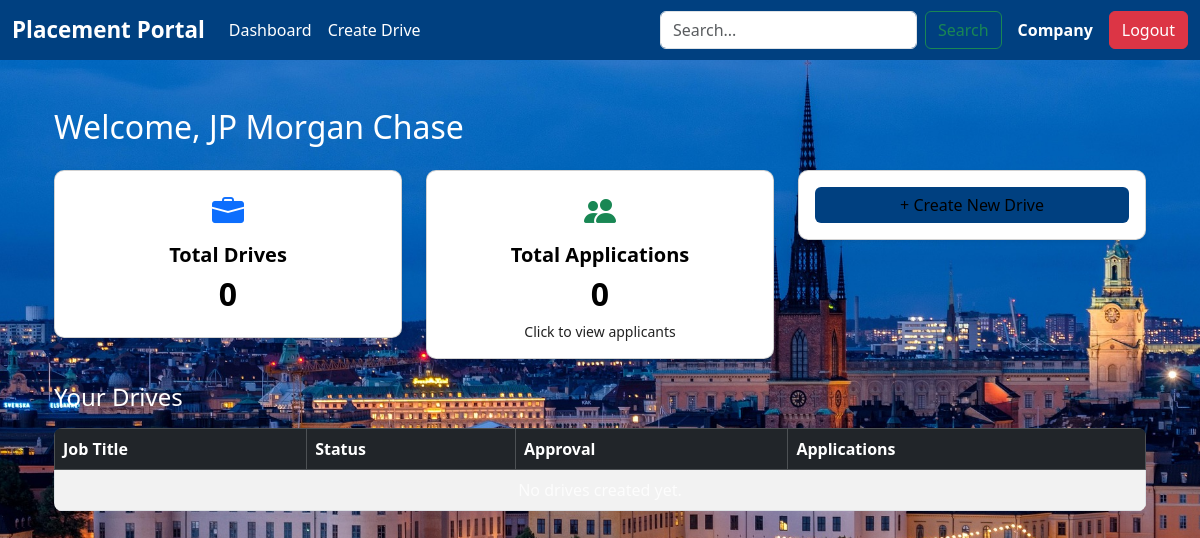
The app's page /dashboard/company (signed in), older data.
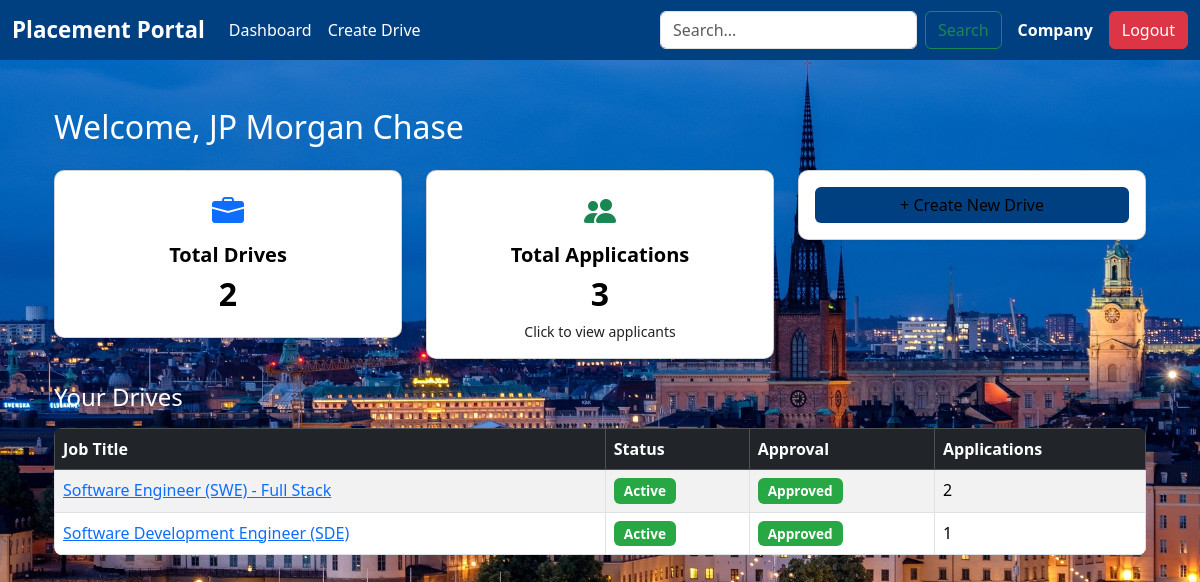
The same page, newer data.
### models/models.py (models this page shows, shortened)
class PlacementDrive(db.Model):
    __tablename__ = 'placement_drives'
    id = db.Column(db.Integer, primary_key=True)
    company_id = db.Column(db.Integer, db.ForeignKey('companies.id', ondelete='CASCADE'), nullable=False)
    job_title = db.Column(db.String(150), nullable=False)
    job_description = db.Column(db.Text, nullable=True)
    eligibility_criteria = db.Column(db.String(200), nullable=True)
    application_deadline = db.Column(db.DateTime, nullable=False)
    salary_range = db.Column(db.String(100), nullable=True)
    required_skills = db.Column(db.String(200), nullable=True)
    experience_required = db.Column(db.String(100), nullable=True)
    status = db.Column(db.Enum(Drivestatus), default=Drivestatus.UPCOMING, nullable=False)
    approval_status = db.Column(db.Enum(Approvalstatus), default=Approvalstatus.PENDING, nullable=False)
    applications = db.relationship('Application', backref='drive', lazy=True, cascade="all, delete-orphan")
    approval_status = db.Column(db.Enum(Approvalstatus), default=Approvalstatus.PENDING)

### app.py (the view)
@app.route("/dashboard/company")
@role_required(Role.COMPANY)
def company_dashboard():
    company = Company.query.get(session['user_id'])
    drives = PlacementDrive.query.filter_by(company_id=company.id).all()
    total_drives = len(drives)
    all_applications = Application.query.join(PlacementDrive).filter(
        PlacementDrive.company_id == company.id
    ).all()
    total_applications = len(all_applications)
    return render_template(
        "company/CompanyDashboard.html",
        company=company,
        drives=drives,
        total_drives=total_drives,
        total_applications=total_applications,
        all_applications=all_applications,
        Drivestatus=Drivestatus
    )

### app.py (called while the page is built)
def role_required(required_role):
    def decorator(f):
        @wraps(f)
        def wrapper(*args, **kwargs):
            if 'user_id' not in session or 'user_role' not in session:
                return redirect(url_for('login'))
            if session['user_role'] != required_role.value:
                return "Unauthorized", 403
            return f(*args, **kwargs)
        return wrapper
    return decorator

### templates/company/CompanyDashboard.html (shortened to what this page needs)
{% extends "index.html" %}
{% block content %}
<div class="container mt-4">
    <h2 class="mb-4">Welcome, {{ company.company_name }}</h2>
    <div class="row mb-4">
        <div class="col-md-4">
            <div class="card shadow-sm p-3 text-center">
                <i class="bi bi-briefcase-fill fs-2 text-primary"></i>
                <h5>Total Drives</h5>
                <h3 style="color:#000 !important; font-weight:700;">{{ total_drives }}</h3>
            </div>
        </div>
        <div class="col-md-4">
            <div class="card shadow-sm p-3 text-center applications-card" style="cursor: pointer;"
                data-bs-toggle="modal" data-bs-target="#applicationsModal">
                <i class="bi bi-people-fill fs-2 text-success"></i>
                <h5>Total Applications</h5>
                <h3 style="color:#000 !important; font-weight:700;">{{ total_applications }}</h3>
                <small class="text-muted">Click to view applicants</small>
            </div>
        </div>
        <div class="col-md-4">
            <div class="card shadow-sm p-3 text-center">
                <a href="{{ url_for('create_drive') }}" class="btn btn-info w-100">
                    + Create New Drive
                </a>
            </div>
        </div>
    </div>
    {% include "company/CompanyDrives.html" %}
</div>
{% endblock %}

### templates/company/CompanyDrives.html (shortened to what this page needs)
<h4 class="mb-3">Your Drives</h4>
<table class="table table-bordered table-striped table-hover">
    <thead class="table-dark">
        <tr>
            <th>Job Title</th>
            <th>Status</th>
            <th>Approval</th>
            <th>Applications</th>
        </tr>
    </thead>
    <tbody id="driveTable">
        {% for drive in drives %}
        <tr>
            <td>
                <a href="#" data-bs-toggle="modal" data-bs-target="#driveModal{{ drive.id }}">
                    {{ drive.job_title }}
                </a>
            </td>
            <td>
                {% if drive.status == Drivestatus.UPCOMING %}
                <span class="badge bg-warning text-dark">Upcoming</span>
                {% elif drive.status == Drivestatus.ONGOING %}
                <span class="badge bg-success">Active</span>
                {% elif drive.status == Drivestatus.COMPLETED %}
                <span class="badge bg-secondary">Closed</span>
                {% endif %}
            </td>
            <td>
                {% if drive.approval_status.name == "APPROVED" %}
                <span class="badge bg-success">Approved</span>
                {% elif drive.approval_status.name == "PENDING" %}
                <span class="badge bg-warning text-dark">Pending</span>
                {% elif drive.approval_status.name == "REJECTED" %}
                <span class="badge bg-danger">Rejected</span>
                {% elif drive.approval_status.name == "BLACKLISTED" %}
                <span class="badge bg-dark">Blacklisted</span>
                {% endif %}
            </td>
            <td>{{ drive.applications|length }}</td>
        </tr>
        {% else %}
        <tr>
            <td colspan="4" class="text-center text-muted">
            </td>
        </tr>
        {% endfor %}
    </tbody>
</table>

Row changes from the older to the newer data that the page shows:
added PlacementDrive: job_title "Software Engineer (SWE) - Full Stack", status "Active", approval_status "Approved", applications|length "2"
added PlacementDrive: job_title "Software Development Engineer (SDE)", status "Active", approval_status "Approved", applications|length "1"
Text that changed along with them:
{{ total_drives }}: "0" → "2"
{{ total_applications }}: "0" → "3"
